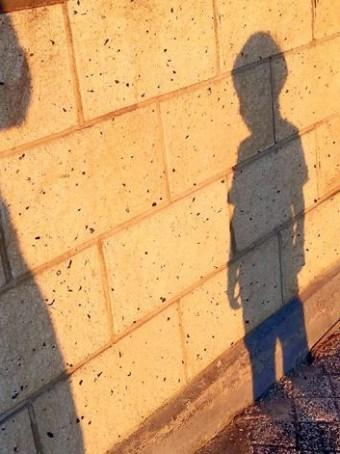
%> input picture 5.jpg, 340 x 454 px
$ octave image_main_5.m   (GNU Octave 9; MATLAB toolbox functions it lacks are replaced by stand-ins)
%> lines starting %> are read from the running program, lines starting %| are printed output that depends on the picture; in (x1, y1, x2, y2) boxes, pixels count from 0 and x2, y2 are one past the last pixel; in counts of white or black regions, pixels touching at a corner belong together; the program's own positions count from 1
### deshadow.m
function [deshaowimage] = deshadow(shadowimage, line1, line2)
R = shadowimage(:,:,1);
[X,Y] = size(R);
[offset, ~]=Offset(shadowimage,line2);
% Offset correction
imgg = zeros([X,Y,3]);
if size(offset,1)==X
     imgg= shadowimage - offset;
else
    for i=1:3
    imgg(:,:,i) = shadowimage(:,:,i) - offset(i);
    end
end

Z = load('shadow_data.mat');
shadowdata = Z.shadowdata;
mdl = KDTreeSearcher(shadowdata);
% color-line clustering
imgg1=reshape(shadowimage,X*Y,3);
geometric = sqrt( shadowimage(:,:,1).^2 + shadowimage(:,:,2).^2 +shadowimage(:,:,3).^2 );
geometric1 = reshape(geometric,[X*Y,1]);
unit = imgg1./geometric1;   %Normalization of processing data


% Correction image clustering
N = 1000;
imgg2=reshape(imgg,[X*Y,3]);
geometric = sqrt( imgg(:,:,1).^2 + imgg(:,:,2).^2 +imgg(:,:,3).^2 );
geometric1 = reshape(geometric,[X*Y,1]);
unit = imgg2./geometric1;
neighbor = knnsearch(mdl, unit);      %Find the nearest neighbor
add_neighbor = accumarray(neighbor,geometric(:),[N,1],@max);
radius_max = reshape( add_neighbor(neighbor), X, Y);
ra = (geometric)./(radius_max+eps);


% Shadow detection
detectionmap = line1>0.9;
shadowmap = line1<0.6 & line1>0.4;
log_imgg1=log(imgg1);
trdata=[log_imgg1(detectionmap(:),:);log_imgg1(shadowmap(:),:)];
trlabel=zeros([size(trdata,1),1]);
trlabel(1:sum(detectionmap(:)))=1;
model = ClassificationKNN.fit(trdata,trlabel,'NumNeighbors',3);
shadowit = predict(model,log_imgg1);
shadowit=reshape(shadowit,X,Y);
gsH = fspecial('gaussian',14,round(7));
shadowit = imfilter(shadowit,gsH,'replicate');
rmask=zeros([X,Y]);
rmask(shadowit<0.5)=1;
rmask=bwareaopen(~bwareaopen(~rmask,100),200);
bd=shadowboundary(rmask,ceil(max([X Y])/512));
bl=endpoint(ra,rmask,bd,8);
bdv=bl.e-bl.s;
mm = arrayfun(@(x) norm(bdv(:,x)), 1:length(bl.s));
bd.w = zeros(1,length(bd.t));
bd.w(~bd.t) = mm;
pmask=penumbra(bd,[X,Y]);
umask = rmask & ~pmask;
lmask=~(umask|pmask);

% Umbra shadow removal
umask1=reshape([umask umask umask],[X,Y,3]);
lmask1=reshape([lmask lmask lmask],[X,Y,3]);
umask2=neighbor;
lmask2=neighbor;
umask2(umask(:)==0)=N+1;
lmask2(lmask(:)==0)=N+1;
lm=zeros([N+1 3]);
um=zeros([N+1 3]);
lmean=zeros([N+1 3]);
umean=zeros([N+1 3]);

for i=1:3
      lm(:,i)=accumarray(lmask2,imgg1(:,i),[N+1 1],@std);
      um(:,i)=accumarray(umask2,imgg1(:,i),[N+1 1],@std);
      lmean(:,i)=accumarray(lmask2,imgg1(:,i),[N+1 1],@mean);
      umean(:,i)=accumarray(umask2,imgg1(:,i),[N+1 1],@mean);
end

% Use the average statistis to relight the umbra region that has no reference lit pixels
lingtx=sum(umean,2)>0;
lighty=lingtx & (sum(lmean,2)==0);
if find(lighty)
    lights=lingtx & ~lighty;
    meanscale=mean(lmean(lights,:)./umean(lights,:),1);
    stdscale=mean(lm(lights,:)./um(lights,:),1);
    for index=1:3
        lmean(lighty,index)=umean(lighty,index)* meanscale(index);
        lm(lighty,index)=um(lighty,index)* stdscale(index);
    end
end
% Relight umbra region.
std_scale=lm./max((um+eps),0.01);
udeimg=(imgg1-umean(umask2,:)).*std_scale(umask2,:)+lmean(umask2,:);

% Penumbra shadow removal
pmask1=reshape([pmask pmask pmask],[X,Y,3]);
pmask2=neighbor;
pmask2(pmask(:)==0)=N+1;
umean1=accumarray(umask2,ra(:),[N+1 1],@mean);
lmean2=accumarray(lmask2,ra(:),[N+1 1],@mean);
uscale=imgg1./udeimg;
uscale_mean=zeros([N+1 3]);
pscale=zeros([X*Y,3]);
for i=1:3
      uscale_mean(:,i)=accumarray(umask2,uscale(:,i),[N+1 1],@mean);
      pscale(:,i)=uscale_mean(pmask2,i)+(1-uscale_mean(pmask2,i)).*(ra(:)-umean1(pmask2))./(lmean2(pmask2)-umean1(pmask2));
end
pscale=reshape(pscale,X,Y,3);
uscale=reshape(uscale,X,Y,3);
pscale(pmask1==0)=0;
uscale(umask1==0)=0;
scale=pscale+uscale;
scale(lmask1==1)=1;
deshaowimage=shadowimage./scale;


figure,
subplot(2,2,1);
imshow(shadowimage);
title('Input');

subplot(2,2,2);
imshow(imgg);
title('offset result');

%subplot(2,3,3);
%imshow(pscale);
%title('mask1');

subplot(2,2,3);
imshow(lmask*0.3+pmask*0.7+umask);
title('mask2');

%subplot(2,3,5);
%imshow(shadowit);
%title('mask3');

subplot(2,2,4);
imshow(deshaowimage);
title('Shadow free image');


end

### Offset.m
function [offset, line2] = Offset(img, line2)
    if isempty(line2)
        figure;imshow(img);
        [~,x,y] = handle(gca,3);
        close
        offseting=zeros([size(img,1),size(img,2)]);
       for index=1:length(x)
           offseting(round(y(index)),round(x(index)))=1;
       end
        offseting=logical(imdilate(offseting,strel('sphere',3)));
        line2 = offseting;
    else
        offseting = line2 > 0.4;
    end
    r = img(:,:,1); g = img(:,:,2); b = img(:,:,3);
    selectData = cat(2, r(offseting), g(offseting), b(offseting));
    [~,V]=pca(selectData);
    v=V';
    p=mean(selectData);
    ori=p-v*dot(p,v)/norm(v);
    for channel=1:3
        img(:,:,channel)=img(:,:,channel)-ori(channel);
    end
    imgnorm=sqrt(img(:,:,1).^2+img(:,:,2).^2+img(:,:,3).^2);
    offset=zeros(size(img));
    v=v./norm(v);
    for channel=1:3
        offset(:,:,channel)=img(:,:,channel).*ori(channel)./(v(channel).*imgnorm+eps);
    end

    function [d v] = pca(X)
        m = mean(X,1)';  %Zero the center of the matrix column to get matrix X
        for c=1:3
            X(:,c) = X(:,c)-m(c);
        end
        X = X'*X ;  %Calculate X'*X
        X = X/size(X,1);
        [V, lambda] = eig(X);     %Solving eigenvalues and eigenvectors.
        d = diag(lambda);
        v = V(:,3);
    end
end

### huaxian.m
function img=huaxian(a,b,c,d,k,Ih)
img=Ih;
xk=(c-a);
yk=(d-b);
if xk==0
    if yk>0
        for i=b:d
            img(i,a)=k;
        end
    end
    if yk<0
        for i=d:b
            img(i,a)=k;
        end
    end
return
end
if yk==0
    if xk>0
        for i=a:c
            img(b,i)=k;
        end
    end
    if xk<0
        for i=c:a
            img(b,i)=k;
        end
    end
return
end
ykk=(yk/xk);
if a<c
    y=b;
    for i=a:c
        img(round(y),i)=k;
        y=(y+ykk);
    end
end
if a>c
    y=d;
    for i=c:a
        img(round(y),i)=k;
        y=(y+ykk);
    end
end
xkk=(xk/yk);
if b<d
    x=a;
    for i=b:d
        img(i,round(x))=k;
        x=(x+xkk);
    end
end
if b>d
    x=c;
    for i=d:b
        img(i,round(x))=k;
        x=(x+xkk);
    end
end

### image_main_5.m
%Run this file to get the shadow removal of image 5.jpg.

clear all;
shadowimage=im2double(imread('5.jpg')); % read 5.jpg

m = shadowimage;
R = m(:,:,1);
[width,height]=size(R); % calculate the size of image
%> width = 454; height = 340
rm0 = zeros(width,height);
rm = rm0;
k1 = 0.502; % set color perameters
k2 = 1;

for i = 1:8  % choose the needed region line
    a = 10+i;
    b = 350;
    c = 50+i;
    d = 440;
    rm=huaxian(a,b,c,d,k1,rm);
    a = 150+i;
    b = 350;
    c = 190+i;
    d = 440;
    rm=huaxian(a,b,c,d,k2,rm);
end

line2 = rm0;

for i = 1:8
    a = 30+i;
    b = 380;
    c = 150+i;
    d = 330;
    line2=huaxian(a,b,c,d,k2,line2);
end
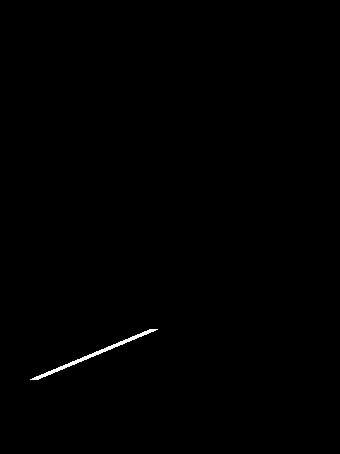
%> line2: size 454x340 double; values 0 (black) and 1 (white), 0.31% white; 1 white region, box (x1, y1, x2, y2) and area: (30, 329, 158, 380) 478

line1=im2double(rm);
line2=im2double(line2);
[deshadowimage]=deshadow(shadowimage,line1,line2); % get the results
%> in Offset, `g = img(:,:,2)`:
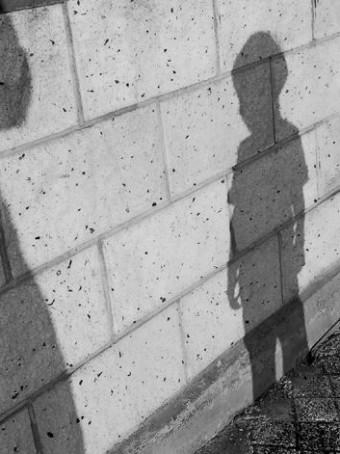
%> g: size 454x340 double; min 0, max 0.894, mean 0.605
%> in Offset, `b = img(:,:,3)`:
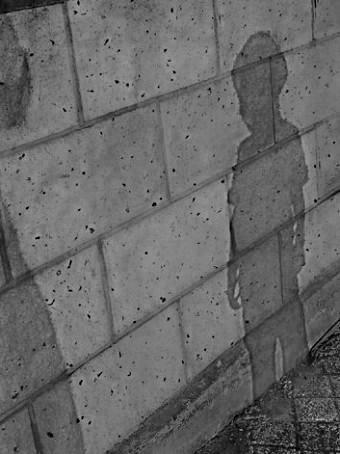
%> b: size 454x340 double; min 0, max 0.773, mean 0.405
%> in Offset, `selectData = cat(2, r(offseting), g(offseting), b(offseting));`: selectData = 478 rows, first 12: [0.459 0.42 0.384; 0.451 0.416 0.38; 0.427 0.4 0.361; 0.435 0.408 0.369; 0.424 0.408 0.365; 0.42 0.404 0.361; 0.435 0.42 0.376; 0.42 0.404 0.361; 0.404 0.388 0.345; 0.427 0.412 0.369; 0.408 0.392 0.349; 0.392 0.376 0.333]
%> in pca, `m = mean(X,1)';`: m = [0.804; 0.614; 0.397]
%> after the loop in pca, `for c=1:3`: X = 478 rows, first 12: [-0.345 -0.194 -0.0127; -0.353 -0.198 -0.0166; -0.376 -0.214 -0.0362; -0.368 -0.206 -0.0284; -0.38 -0.206 -0.0323; -0.384 -0.21 -0.0362; -0.368 -0.194 -0.0205; -0.384 -0.21 -0.0362; -0.4 -0.225 -0.0519; -0.376 -0.202 -0.0284; -0.396 -0.221 -0.048; -0.411 -0.237 -0.0637]
%> in pca, `X = X'*X ;  %Calculate X'*X`: X = [23.71 15.58 4.44; 15.58 11.13 4.16; 4.44 4.16 2.88]
%> in pca, `X = X/size(X,1);`: X = [7.9 5.19 1.48; 5.19 3.71 1.39; 1.48 1.39 0.961]
%> in pca, `[V, lambda] = eig(X);`: V = [0.417 0.408 0.812; -0.77 -0.316 0.554; 0.483 -0.857 0.182]; lambda = [0.0254 0 0; 0 0.767 0; 0 0 11.78]
%> in pca, `d = diag(lambda);`: d = [0.0254; 0.767; 11.78]
%> in pca, `v = V(:,3);`: v = [0.812; 0.554; 0.182]
%> in Offset, `v=V';`: v = [0.812 0.554 0.182]
%> in Offset, `p=mean(selectData);`: p = [0.804 0.614 0.397]
%> in Offset, `ori=p-v*dot(p,v)/norm(v);`: ori = [-0.0615 0.0234 0.203]
%> after the loop in Offset, `for channel=1:3`:
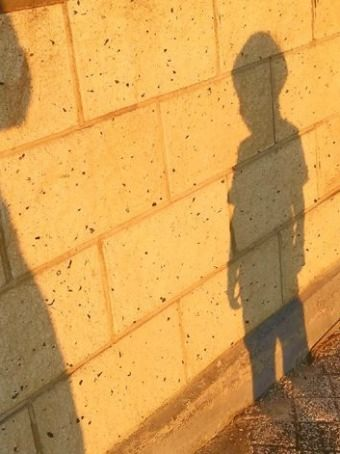
%> img: size 454x340x3 double; mean R, G, B 0.837, 0.582, 0.202; drawn with min black and max white
%> in Offset, `imgnorm=sqrt(img(:,:,1).^2+img(:,:,2).^2+img(:,:,3).^2);`:
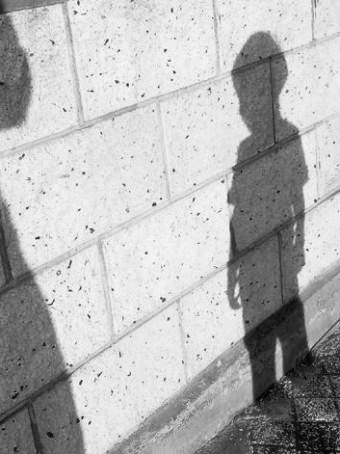
%> imgnorm: size 454x340 double; min 0.0935, max 1.44, mean 1.04; drawn with min black and max white
%> after the loop in Offset, `for channel=1:3`:
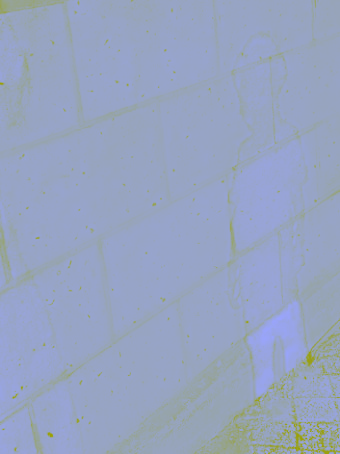
%> offset: size 454x340x3 double; mean R, G, B -0.0609, 0.0232, 0.206; drawn with min black and max white
%> in deshadow, `imgg= shadowimage - offset;`:
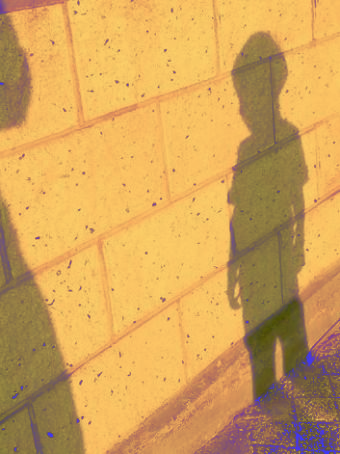
%> imgg: size 454x340x3 double; mean R, G, B 0.836, 0.582, 0.199; drawn with min black and max white
%> (the run ends here)
